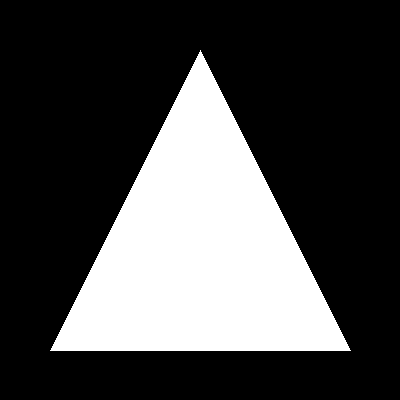

Write the Python code that produced this figure.

import numpy as np
from PIL import Image

# Step 1: Create coordinate grids
# meshgrid creates 2D arrays of x and y coordinates for every pixel
height, width = 400, 400
y_coords, x_coords = np.meshgrid(np.arange(height), np.arange(width), indexing='ij')

# Step 2: Define triangle vertices
# We'll create a triangle with vertices at (200, 50), (50, 350), (350, 350)
# This is an isoceles triangle pointing upward

# Step 3: Define the three edges as line equations
# For each edge, we determine which side of the line is "inside" the triangle
# Line equation form: ax + by + c >= 0 (or <= 0)

# Edge 1: From (200, 50) to (50, 350) - left edge
# Edge 2: From (200, 50) to (350, 350) - right edge
# Edge 3: From (50, 350) to (350, 350) - bottom edge (y = 350)

# For the bottom edge: all points where y <= 350
edge_bottom = y_coords <= 350

# For left edge: from (200, 50) to (50, 350)
# Slope = (350-50)/(50-200) = 300/-150 = -2
# Line: y - 50 = -2(x - 200) => y = -2x + 450
# Inside triangle: y <= -2x + 450 => y + 2x <= 450
edge_left = y_coords + 2 * (x_coords - 200) >= 50 - 350 + 2 * (200 - 50)
# Simplified: points to the right of the left edge
edge_left = (x_coords - 50) * (350 - 50) - (y_coords - 350) * (50 - 200) >= 0

# For right edge: from (200, 50) to (350, 350)
# Points to the left of the right edge
edge_right = (x_coords - 200) * (350 - 50) - (y_coords - 50) * (350 - 200) <= 0

# Recalculate using a cleaner cross-product approach
# Point is inside triangle if it's on the correct side of all three edges
def edge_function(x, y, x1, y1, x2, y2):
    """Returns positive if point (x,y) is to the left of edge from (x1,y1) to (x2,y2)"""
    return (x - x1) * (y2 - y1) - (y - y1) * (x2 - x1)

# Triangle vertices (clockwise order)
v1 = (200, 50)   # top
v2 = (350, 350)  # bottom right
v3 = (50, 350)   # bottom left

# Check if each pixel is inside the triangle
# For clockwise vertices, inside points have edge_function <= 0 for all edges
inside_edge1 = edge_function(x_coords, y_coords, v1[0], v1[1], v2[0], v2[1]) <= 0
inside_edge2 = edge_function(x_coords, y_coords, v2[0], v2[1], v3[0], v3[1]) <= 0
inside_edge3 = edge_function(x_coords, y_coords, v3[0], v3[1], v1[0], v1[1]) <= 0

# Step 4: Combine conditions - pixel is inside triangle if inside all three edges
triangle_mask = inside_edge1 & inside_edge2 & inside_edge3

# Step 5: Create the image
canvas = np.zeros((height, width), dtype=np.uint8)
canvas[triangle_mask] = 255

# Save result
Image.fromarray(canvas).save('simple_triangle.png')
